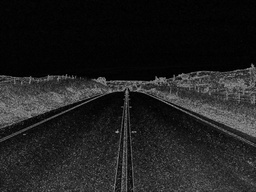
#> input picture code/embedded_system/picture/sobel_result.jpg, 256 x 192 px, shrunk from 1600 x 1200 before the run
$ python lbp_notcv2.py
#> lines starting #> are read from the running program, lines starting #| are printed output that depends on the picture
import numpy as np
from PIL import Image
import matplotlib.pyplot as plt

def get_pixel_value(img, center, x, y):
    """
    獲取像素值，如果座標超出圖像範圍則返回中心點的值
    """
    if 0 <= x < img.shape[0] and 0 <= y < img.shape[1] and img[x][y] >= center:
        return 1
    return 0

def calculate_lbp(img, x, y):
    """
    計算單個像素的LBP值
    """
    center = img[x][y]
    val_ar = [
        get_pixel_value(img, center, x-1, y-1),
        get_pixel_value(img, center, x-1, y),
        get_pixel_value(img, center, x-1, y+1),
        get_pixel_value(img, center, x, y+1),
        get_pixel_value(img, center, x+1, y+1),
        get_pixel_value(img, center, x+1, y),
        get_pixel_value(img, center, x+1, y-1),
        get_pixel_value(img, center, x, y-1)
    ]

    # 二進制轉十進制
    power_val = [1, 2, 4, 8, 16, 32, 64, 128]
    return sum(val_ar[i] * power_val[i] for i in range(len(val_ar)))

def get_lbp_image(image_path):
    """
    計算整張圖片的LBP特徵
    """
#> called with image_path = 'picture/sobel_result.jpg'
    # 讀取圖片並轉為灰度圖
    img = Image.open(image_path).convert('L')
#> img is the input picture: PIL image 256x192 L; min 0, max 158, mean 31.4
    img_array = np.array(img)

    # 創建輸出圖像陣列
    height, width = img_array.shape
#> height = 192; width = 256
    lbp_array = np.zeros((height-2, width-2), dtype=np.uint8)

    # 計算每個像素的LBP值
    for i in range(1, height-1):
        for j in range(1, width-1):
            lbp_array[i-1][j-1] = calculate_lbp(img_array, i, j)
#> this loop made 190 passes
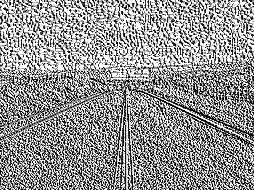
#> lbp_array: shape (190, 254); min 0, max 255, mean 147

    return lbp_array

# 使用範例
def main():
    image_path = "picture/sobel_result.jpg"  # 替換為您要處理的圖片路徑

    # 獲取LBP特徵圖
    lbp_image = get_lbp_image(image_path)

    # 保存LBP特徵圖
    lbp_img = Image.fromarray(lbp_image)
    lbp_img.save("picture/lbp_result.jpg")  # 保存為新的圖片

    plt.figure(figsize=(12, 6))

    plt.subplot(1, 2, 1)
    plt.imshow(lbp_image, cmap='gray')
    plt.title('LBP Image')
    plt.axis('off')


    plt.tight_layout()
    plt.show()

    return lbp_image

# 執行程式
if __name__ == "__main__":
    lbp_image = main()
